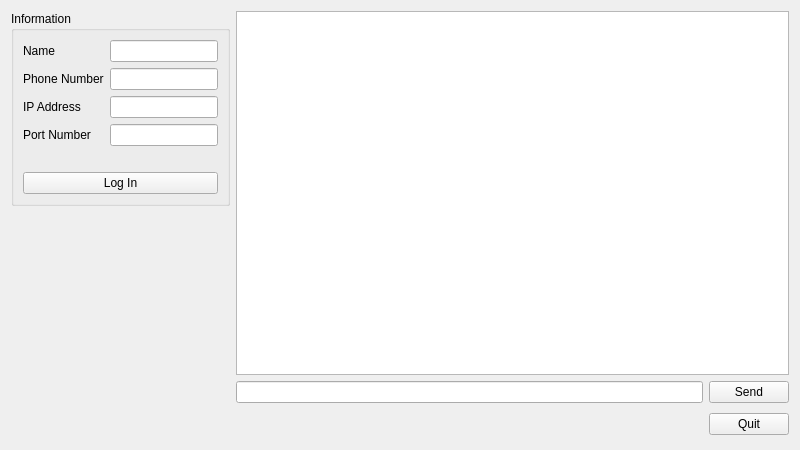
<?xml version="1.0" encoding="UTF-8"?>
<ui version="4.0">
 <class>Widget</class>
 <widget class="QWidget" name="Widget">
  <property name="geometry">
   <rect>
    <x>0</x>
    <y>0</y>
    <width>800</width>
    <height>450</height>
   </rect>
  </property>
  <property name="windowTitle">
   <string>Chat program for client</string>
  </property>
  <layout class="QVBoxLayout" name="verticalLayout_5">
   <item>
    <layout class="QHBoxLayout" name="horizontalLayout_3">
     <item>
      <layout class="QVBoxLayout" name="verticalLayout_4">
       <item>
        <widget class="QGroupBox" name="groupBox">
         <property name="sizePolicy">
          <sizepolicy hsizetype="Fixed" vsizetype="Preferred">
           <horstretch>0</horstretch>
           <verstretch>0</verstretch>
          </sizepolicy>
         </property>
         <property name="title">
          <string>Information</string>
         </property>
         <layout class="QVBoxLayout" name="verticalLayout">
          <item>
           <layout class="QFormLayout" name="formLayout">
            <item row="0" column="0">
             <widget class="QLabel" name="nameLabel">
              <property name="text">
               <string>Name</string>
              </property>
             </widget>
            </item>
            <item row="0" column="1">
             <widget class="QLineEdit" name="name"/>
            </item>
            <item row="1" column="0">
             <widget class="QLabel" name="phoneNumLabel">
              <property name="text">
               <string>Phone Number</string>
              </property>
             </widget>
            </item>
            <item row="1" column="1">
             <widget class="QLineEdit" name="phoneNum"/>
            </item>
            <item row="2" column="0">
             <widget class="QLabel" name="ipAddrLabel">
              <property name="text">
               <string>IP Address</string>
              </property>
             </widget>
            </item>
            <item row="2" column="1">
             <widget class="QLineEdit" name="serverAddress"/>
            </item>
            <item row="3" column="0">
             <widget class="QLabel" name="portNumLabel">
              <property name="text">
               <string>Port Number</string>
              </property>
             </widget>
            </item>
            <item row="3" column="1">
             <widget class="QLineEdit" name="serverPort"/>
            </item>
           </layout>
          </item>
          <item>
           <spacer name="verticalSpacer">
            <property name="orientation">
             <enum>Qt::Vertical</enum>
            </property>
            <property name="sizeType">
             <enum>QSizePolicy::Fixed</enum>
            </property>
            <property name="sizeHint" stdset="0">
             <size>
              <width>20</width>
              <height>20</height>
             </size>
            </property>
           </spacer>
          </item>
          <item>
           <widget class="QPushButton" name="connectButton">
            <property name="text">
             <string>Log In</string>
            </property>
           </widget>
          </item>
         </layout>
        </widget>
       </item>
       <item>
        <spacer name="verticalSpacer_2">
         <property name="orientation">
          <enum>Qt::Vertical</enum>
         </property>
         <property name="sizeHint" stdset="0">
          <size>
           <width>20</width>
           <height>40</height>
          </size>
         </property>
        </spacer>
       </item>
      </layout>
     </item>
     <item>
      <layout class="QVBoxLayout" name="verticalLayout_3">
       <item>
        <widget class="QTextEdit" name="message">
         <property name="readOnly">
          <bool>true</bool>
         </property>
        </widget>
       </item>
       <item>
        <layout class="QVBoxLayout" name="verticalLayout_2">
         <item>
          <layout class="QHBoxLayout" name="horizontalLayout">
           <item>
            <widget class="QLineEdit" name="inputLine"/>
           </item>
           <item>
            <widget class="QPushButton" name="sentButton">
             <property name="sizePolicy">
              <sizepolicy hsizetype="Fixed" vsizetype="Fixed">
               <horstretch>0</horstretch>
               <verstretch>0</verstretch>
              </sizepolicy>
             </property>
             <property name="text">
              <string>Send</string>
             </property>
            </widget>
           </item>
          </layout>
         </item>
         <item>
          <layout class="QHBoxLayout" name="horizontalLayout_2">
           <item>
            <spacer name="horizontalSpacer">
             <property name="orientation">
              <enum>Qt::Horizontal</enum>
             </property>
             <property name="sizeHint" stdset="0">
              <size>
               <width>306</width>
               <height>30</height>
              </size>
             </property>
            </spacer>
           </item>
           <item>
            <widget class="QPushButton" name="quitButton">
             <property name="sizePolicy">
              <sizepolicy hsizetype="Fixed" vsizetype="Fixed">
               <horstretch>0</horstretch>
               <verstretch>0</verstretch>
              </sizepolicy>
             </property>
             <property name="text">
              <string>Quit</string>
             </property>
            </widget>
           </item>
          </layout>
         </item>
        </layout>
       </item>
      </layout>
     </item>
    </layout>
   </item>
  </layout>
 </widget>
 <resources/>
 <connections/>
</ui>
